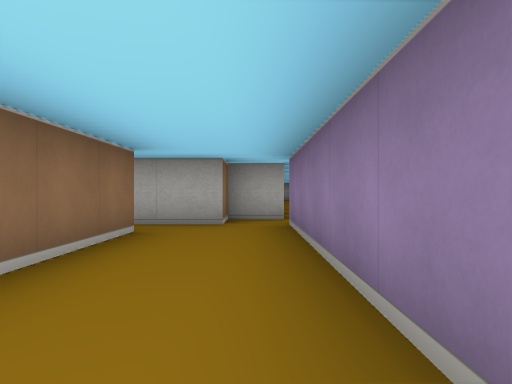
View 1 (above)

14 first-person views from a walk through a cub3D ray-caster map. The camera is about half as high as the walls, looks level and sees 70° across. The floor is counted in squares. Each view is taken from the middle of a square. On the plan, view 1 faces up. The plan holds only what a view shows up to about 9 squares ahead; the rest is blank.

View 2
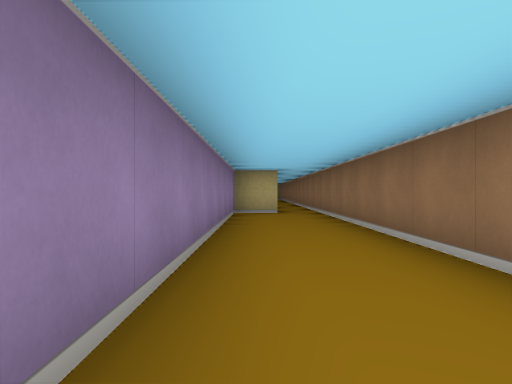

View 3
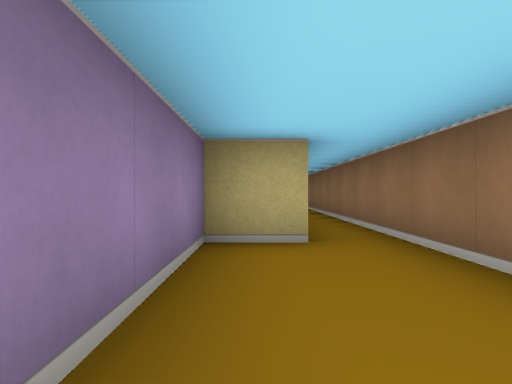

View 4
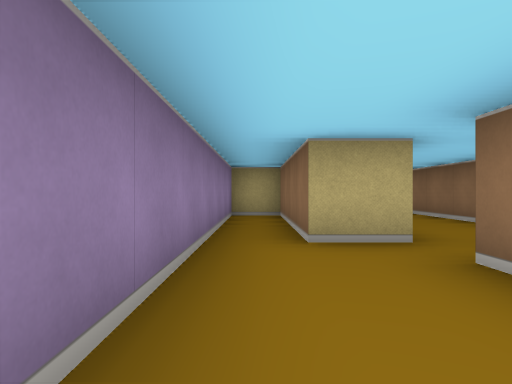

View 5
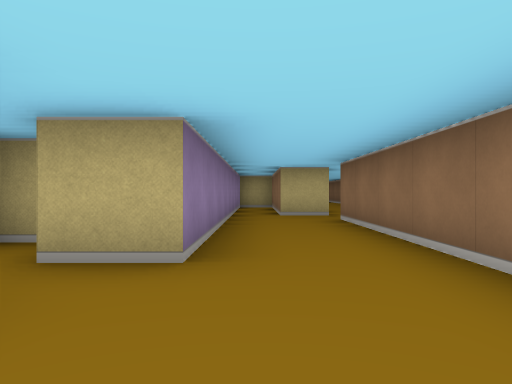

View 6
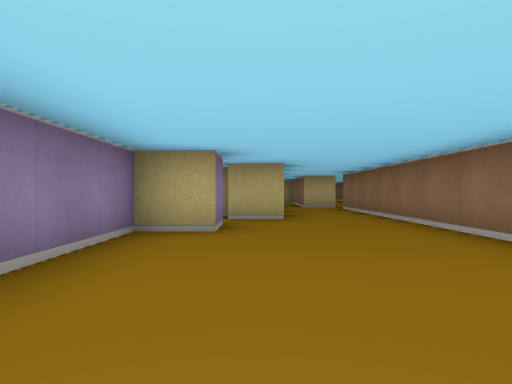

View 7
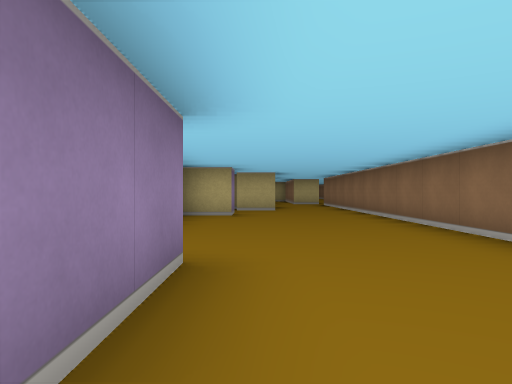

View 8
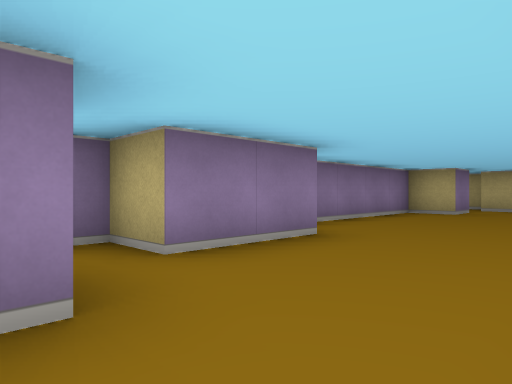

View 9
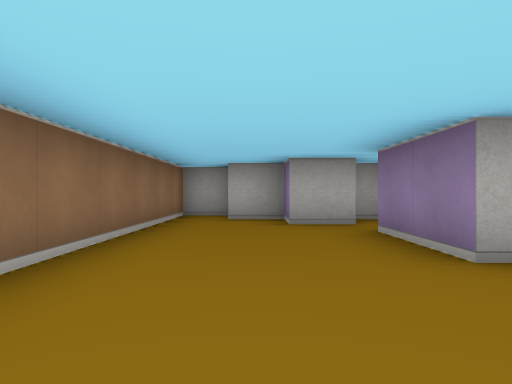

View 10
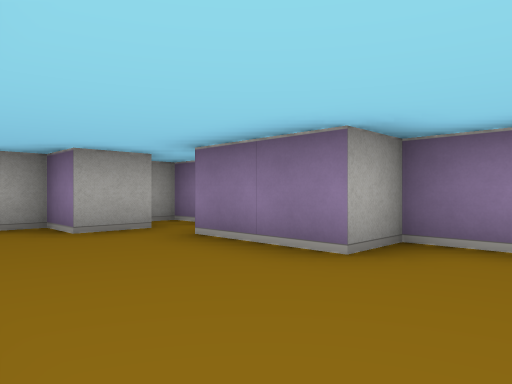

View 11
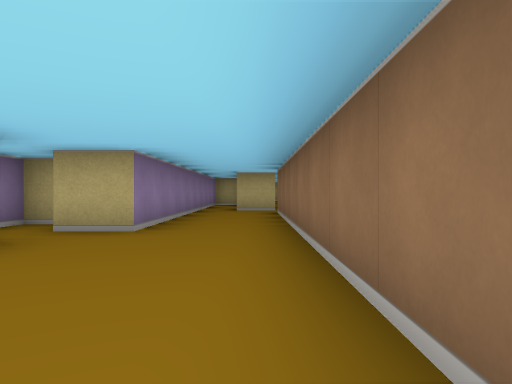

View 12
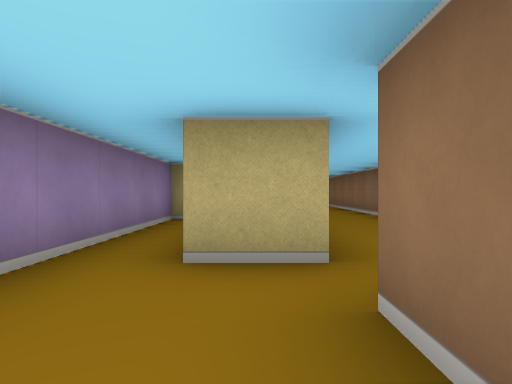

View 13
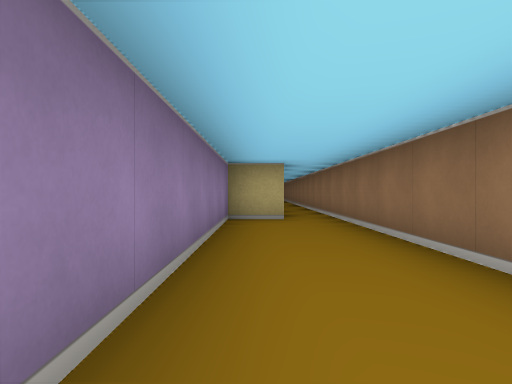

View 14
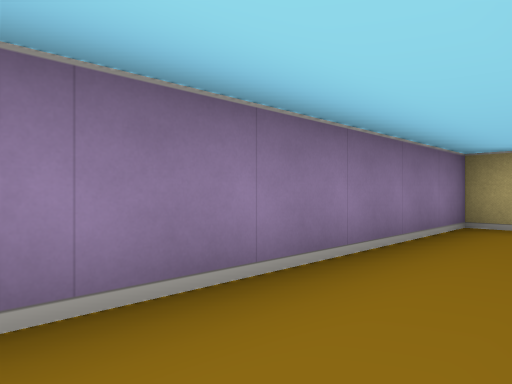

### Floor plan
Points are (right, up) in squares from view 1. A wall is a line through its corners. A room is listed if a view was taken in it or the views show most of it. See-through windows are left out.
Room 1 (views 1, 2, 3, 13, 14)
walls: (-0.6, -4.5) (0.5, -4.5) (0.5, 5.5); (-1.5, 4.5) (-1.5, -10); (-0.5, 5.5) (-1.9, 5.5)
ways out: opening at (0, 5) to room 2; opening at (-2, 5)
Room 2 (views 4, 5, 6, 7, 8, 9, 10, 11, 12)
walls: (3.5, 11.5) (3.5, 12.5) (4.5, 12.5) (4.5, 17.5) (3.5, 17.5) (3.5, 19.5) (4.5, 19.5) (4.5, 21.5) (3.8, 21.5); (3.5, 9.5) (4.5, 9.5) (4.5, 10); (0.5, 5.5) (1.5, 5.5) (1.5, 1.5) (2.5, 1.5) (2.5, 10.5) (3.5, 10.5); (3.5, 20.5) (2.5, 20.5) (2.5, 21.5) (1.5, 21.5); (1.5, 22.5) (0.5, 22.5) (0.5, 6.5) (-0.5, 6.5) (-0.5, 5.5)
ways out: opening at (0, 5) to room 1

Positions as (right, up) in squares from view 1, and headings:
1: (0, 0), facing up
2: (0, 4), facing down
3: (0, -1), facing down
4: (2, 9), facing down
5: (2, 13), facing down
6: (3, 17), facing down
7: (3, 20), facing down
8: (1, 21), facing down-right
9: (2, 15), facing up
10: (1, 16), facing up-right
11: (1, 15), facing down
12: (1, 8), facing down
13: (0, 2), facing down
14: (-1, 1), facing down-right
